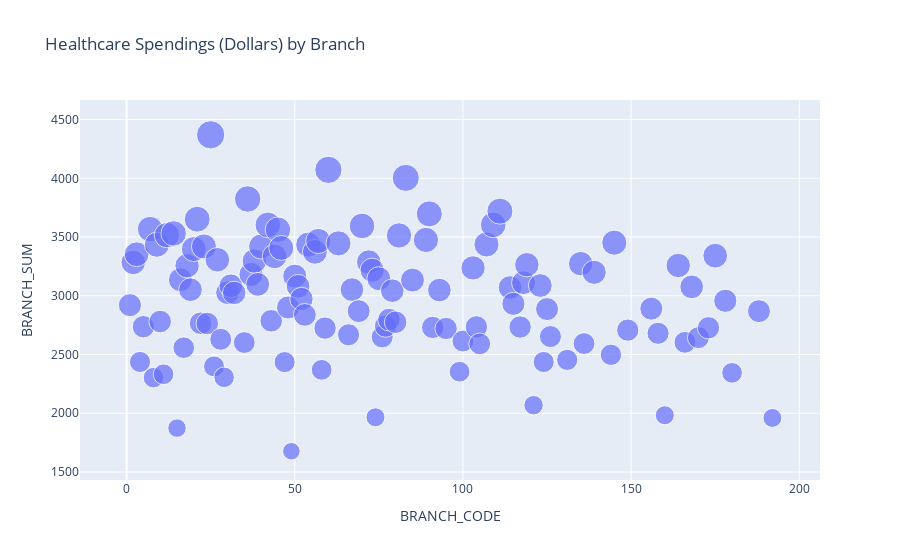

The notebook cell this image was saved under:
### Code cell
branch_spendings = purchases[['BRANCH_CODE', 'TRANSACTION_TYPE', 'TRANSACTION_VALUE']]
branch_spendings = branch_spendings.groupby(['TRANSACTION_TYPE', 'BRANCH_CODE']).sum().unstack()
branch_spendings = branch_spendings.loc['Healthcare'].to_frame().reset_index().drop(['level_0'], axis=1).rename(columns={"Healthcare": "BRANCH_SUM"})
branch_spendings
fig = px.scatter(branch_spendings, x='BRANCH_CODE', y='BRANCH_SUM', size='BRANCH_SUM', title="Healthcare Spendings (Dollars) by Branch")
fig.show()
